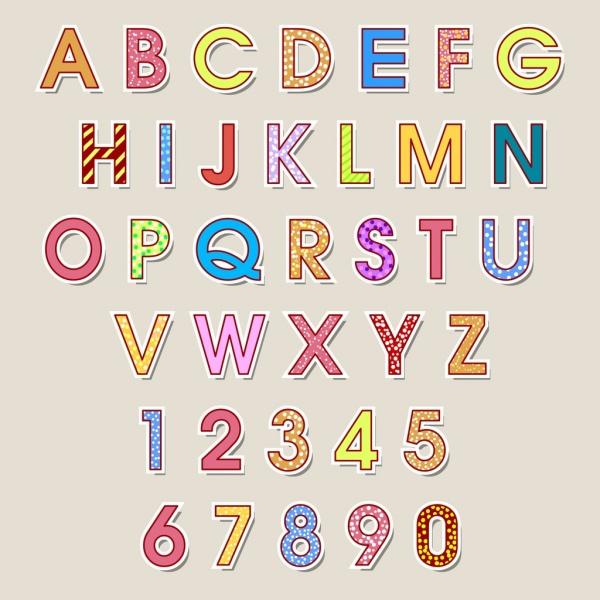
#> input picture DIP1/letter.jpg, 600 x 600 px
$ jupyter execute --allow-errors '实验1.ipynb'   (older library calls are emulated)
#> lines starting #> are read from the running program, lines starting #| are printed output that depends on the picture; after the words box and inside, x2 and y2 are one past the last pixel; in counts of white or black regions, pixels touching at a corner belong together
# 数字图像处理实验1

实验要求：
- 利用letter.jpg中的字母和数字，生成一张图片
- 图片中第一行是自己的学号，第2行是自己姓名的拼音（留学生可以是自己名字的英文拼写）
- 要求编程实现，而不是手工处理

思路：

灰度图→二值化→边缘检测→手动标注生成字典
最后按行按字符加入画布

[cell 1]
import cv2
import numpy as np
import matplotlib.pyplot as plt
import pickle

[cell 2]
img = cv2.imread('letter.jpg')
#> img is the input picture: shape (600, 600, 3); mean B, G, R 196.7, 208.4, 220.9
img_gray = cv2.cvtColor(img, cv2.COLOR_BGR2GRAY) # 灰度图
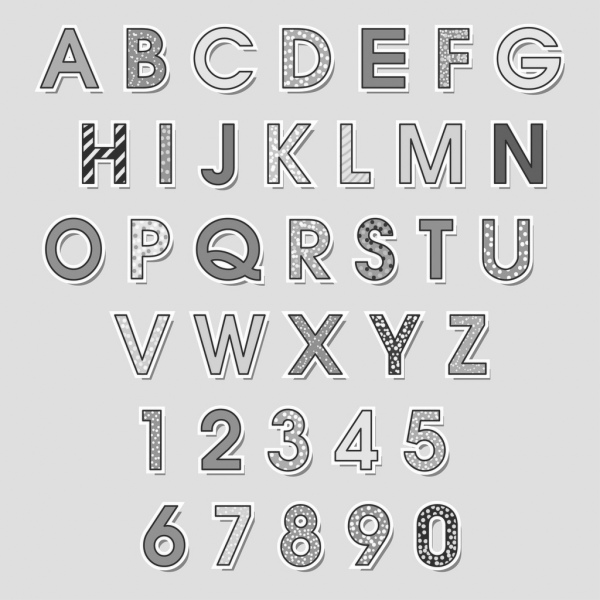
#> img_gray: shape (600, 600); min 39, max 255, mean 210.6
_, thresh = cv2.threshold(img_gray, 0, 255, cv2.THRESH_BINARY_INV + cv2.THRESH_OTSU) # 二值化
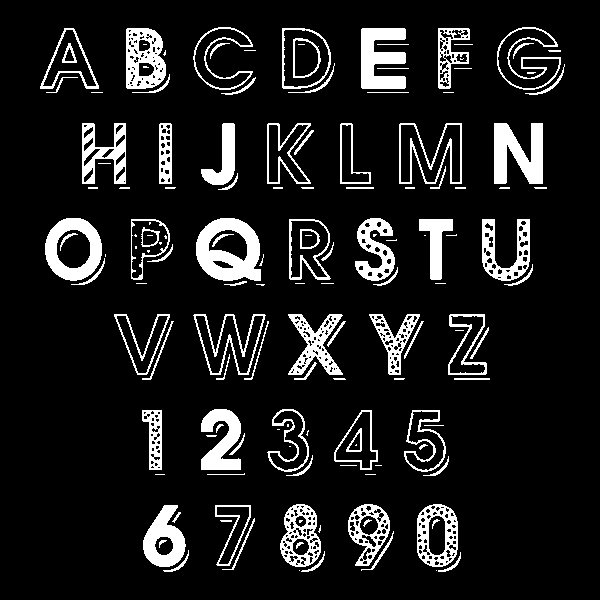
#> thresh: shape (600, 600); 11.2% white; 147 white regions (45 under 20 px)

[cell 3]
_, contours, _ = cv2.findContours(
        thresh, cv2.RETR_CCOMP, cv2.CHAIN_APPROX_SIMPLE) # 边缘检测
#> contours = 561 contours, 374 with area under 20; largest, box (x1, y1, x2, y2) and area: (196, 218, 261, 281) 3248, (45, 218, 102, 281) 2758, (282, 28, 331, 89) 2504, (399, 123, 462, 184) 2425, (283, 29, 330, 88) 2259
temp = img.copy()
textcontourslist = []
for c in contours:
    area = cv2.contourArea(c)
    if area>img.shape[0]*img.shape[1]/1000:
        textcontourslist.append(c)
        x,y,w,h = cv2.boundingRect(c)
        cv2.rectangle(temp, (x, y), (x + w, y + h), (36,255,12), 3)
#> this loop made 561 passes
#> (area, x, y, w, h) on passes 16, 17, 18, 20, 53, 65, 98, 172, 173, 174, 175, 176: (992.5, 215, 505, 36, 61), (788.5, 216, 506, 34, 59), (1680, 143, 505, 43, 62), (2174, 417, 504, 41, 63), (617, 428, 515, 18, 41), (1663.5, 348, 504, 42, 62), (1916.5, 280, 504, 41, 63), (1425.5, 404, 410, 42, 62), (1089, 405, 410, 40, 61), (1470.5, 334, 410, 44, 60), (1284, 335, 411, 42, 58), (785, 142, 410, 20, 60)
#> area on passes 3, 4, 5, 8, 14, 19: 47, 47.5, 52, 69.5, 64, 283
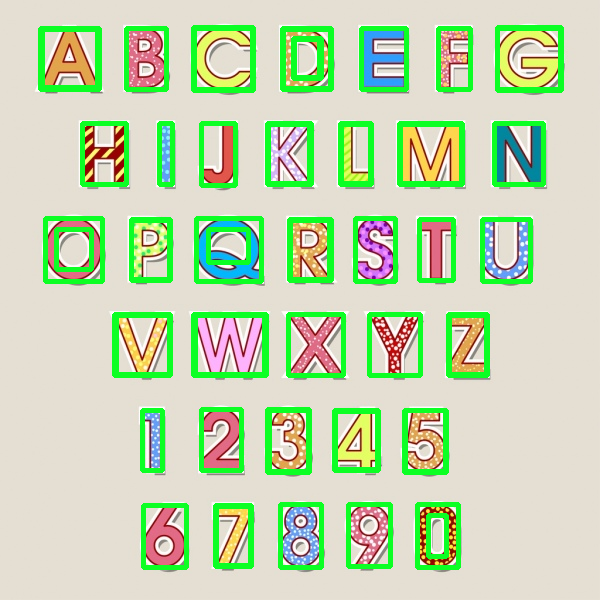
#> temp: shape (600, 600, 3); 12.28% of pixels changed, all inside (x1, y1, x2, y2) = (38, 25, 564, 570)
#> after the loop, textcontourslist = 57 contours; largest, box (x1, y1, x2, y2) and area: (196, 218, 261, 281) 3248, (45, 218, 102, 281) 2758, (282, 28, 331, 89) 2504, (399, 123, 462, 184) 2425, (283, 29, 330, 88) 2259

[cell 4]
cv2.imwrite("cnt.png",temp)
#> Out = True

[cell 5]
plt.imshow(temp[:,:,::-1])

[cell 6]
# pkl_file = open('dip1text.pkl', 'rb')
# textimagedict = pickle.load(pkl_file)

[cell 7]
textimagedict={}
for c in textcontourslist:
    x,y,w,h = cv2.boundingRect(c)
    cv2.imshow('img',img[y:y+h,x:x+w])
    t = chr(cv2.waitKey(0))
    print(t)
    cv2.destroyAllWindows()
    textimagedict[t]=img[y:y+h,x:x+w]
#> this loop made 57 passes; (key Esc is pressed on pass 1)
#> (x, y, w, h) on passes 1 to 12: (215, 505, 36, 61), (216, 506, 34, 59), (143, 505, 43, 62), (417, 504, 41, 63), (428, 515, 18, 41), (348, 504, 42, 62), (280, 504, 41, 63), (404, 410, 42, 62), (405, 410, 40, 61), (334, 410, 44, 60), (335, 411, 42, 58), (142, 410, 20, 60)
#> pass 1, `cv2.imshow('img',img[y:y+h,x:x+w])`:
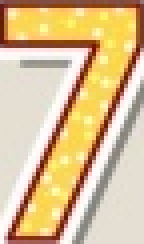
#> window 'img': shape (61, 36, 3) (shown 4 times larger); mean B, G, R 147.1, 191.3, 218.5
#> pass 2, `cv2.imshow('img',img[y:y+h,x:x+w])`:
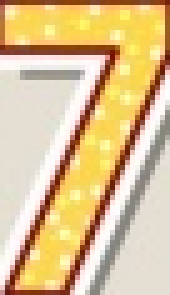
#> window 'img': shape (59, 34, 3) (shown 5 times larger); mean B, G, R 146.5, 193.9, 221.1
#> after the loop, textimagedict = 3 items

[cell 8]
textimagedict

[cell 9]
output =  open("dip1text.pkl",'wb')
pickle.dump(textimagedict, output)

#> (a cell that did not finish here is left out)

[cell 11]
line1 = 'hello'
line2 = 'world'
line3 = '20210909'
lines = [line1,line2,line3]

[cell 12]
dst = np.zeros((300,500,3), np.uint8)
for i in range(0,dst.shape[0]):
    for j in range(0,dst.shape[1]):
        dst[i,j]=[211,223,229]

[cell 13]
prows,pcols = 0,0
#> (the rest of this cell did not finish here and is left out)

[cell 14]
plt.imshow(dst[:,:,::-1])
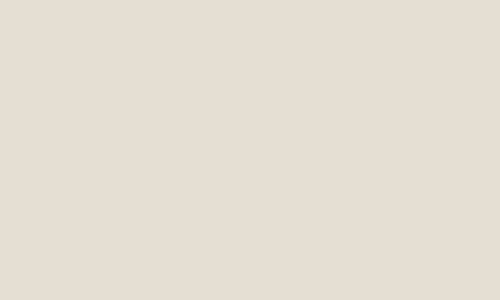
#> shown: shape (300, 500, 3); mean R, G, B 229, 223, 211

[cell 15]
cv2.imwrite("dip1.png",dst)
#> Out = True
